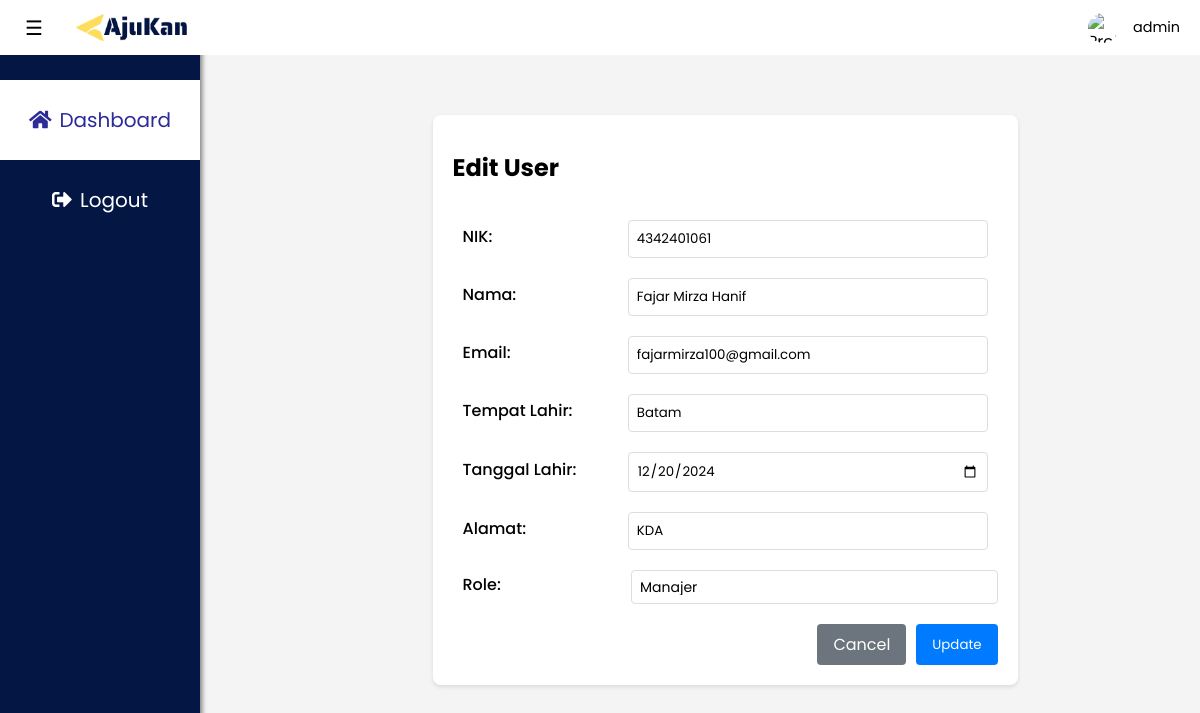
Screenshot of /views/dashboard/admin/edit_user.php?id=5 (signed in) with the database file from the repository.
### tables this page shows
CREATE TABLE `user` (
  `user_id` int(11) NOT NULL,
  `nik` varchar(20) NOT NULL,
  `nama` varchar(255) NOT NULL,
  `email` varchar(255) NOT NULL,
  `tempat_lahir` varchar(255) NOT NULL,
  `tanggal_lahir` date NOT NULL,
  `alamat` text NOT NULL,
  `password` varchar(255) NOT NULL,
  `role` enum('karyawan','manajer') NOT NULL,
  `admin_id` int(11) DEFAULT NULL,
  `foto_profil` varchar(255) DEFAULT NULL
);

### views/dashboard/admin/edit_user.php (the view, shortened to what this page needs)
<?php
$host = "localhost";
$username = "root";
$password = "";
$database = "db_ajukan";
$koneksi = mysqli_connect($host, $username, $password, $database);
$user_id = isset($_GET['id']) ? $_GET['id'] : '';
$query = "SELECT * FROM user WHERE user_id = '$user_id'";
$result = mysqli_query($koneksi, $query);
$user = mysqli_fetch_assoc($result);
?>
<!DOCTYPE html>
<html lang="en">
<head>
    <link rel="stylesheet" href="/assets/css/style.css">
    <link rel="stylesheet" href="https://cdnjs.cloudflare.com/ajax/libs/font-awesome/5.15.3/css/all.min.css">
</head>
<body>
    <nav class="navbar">
        <img class="logo" src="/assets/images/Logo_Ajukan.png" alt="Ajukan" style="width: fit-content;">
        <div class="profile">
            <img class="profile-image" src="https://web.rupa.ai/wp-content/uploads/2023/08/aruna3619_Elegant_black_and_white_profesional_photo_of_a_young__46c0ef4a-ba0a-4e23-af98-c824d9b7127d.png" alt="Profile Image">
            <p class="profile-name"><?php echo $_SESSION['session_nama']; ?></p>
        </div>
    </nav>
    <label for="toggle" class="side-toggle">&#9776;</label>
    <div class="sidebar">
        <div class="sidebar-menu">
            <a href="/views/dashboard/admin/dashboard_admin.php" class="switch-button active">
                <span class="fas fa-home"></span>
                <span class="label"> Dashboard</span>
            </a>
        </div>
        <div class="sidebar-menu">
            <a href="/views/auth/logout.php" class="switch-button">
                <span class="fas fa-sign-out-alt"></span>
                <span class="label"> Logout</span>
            </a>
        </div>
    </div>
    <div class="main-content">
        <div class="form-container">
            <h2>Edit User</h2>
            <form method="POST">
                <div class="form-group">
                    <label>NIK:</label>
                    <input type="text" name="nik" value="<?php echo htmlspecialchars($user['nik']); ?>" required>
                </div>
                <div class="form-group">
                    <label>Nama:</label>
                    <input type="text" name="nama" value="<?php echo htmlspecialchars($user['nama']); ?>" required>
                </div>
                <div class="form-group">
                    <label>Email:</label>
                    <input type="email" name="email" value="<?php echo htmlspecialchars($user['email']); ?>" required>
                </div>
                <div class="form-group">
                    <label>Tempat Lahir:</label>
                    <input type="text" name="tempat_lahir" value="<?php echo htmlspecialchars($user['tempat_lahir']); ?>" required>
                </div>
                <div class="form-group">
                    <label>Tanggal Lahir:</label>
                    <input type="date" name="tanggal_lahir" value="<?php echo htmlspecialchars($user['tanggal_lahir']); ?>" required>
                </div>
                <div class="form-group">
                    <label>Alamat:</label>
                    <input type="text" name="alamat" value="<?php echo htmlspecialchars($user['alamat']); ?>" required>
                </div>
                <div class="form-group">
                    <label>Role:</label>
                    <select name="role" required>
                        <option value="manajer" <?php echo ($user['role'] == 'manajer') ? 'selected' : ''; ?>>Manajer</option>
                    </select>
                </div>
                <div class="button-group">
                    <a href="dashboard_admin.php" class="btn-cancel">Cancel</a>
                    <button type="submit" class="btn-submit">Update</button>
                </div>
            </form>
        </div>
    </div>
</body>
</html>

### assets/css/style.css (style rules this page uses)
* { margin: 0; padding: 0; box-sizing: border-box; outline: none; font-family: "poppins", sans-serif; }
body { background-color: #f4f4f4; }
h2 { font: 18px; padding: 15px 0; }
.navbar { display: flex; position: fixed; justify-content: space-between; align-items: center; width: 100%; height: 55px; top: 0; left: 0; background-color: #fff; z-index: 2; padding-left: 4.5em; margin: 0 auto; }
.navbar img { width: 30px; height: 30px; object-fit: fill; margin-right: 10px; }
.profile { display: flex; align-items: center; gap: 5px; flex-wrap: wrap; padding-right: 20px; }
.profile-name { font-size: 0.9rem; word-break: break-word; flex: 1; }
.profile-image { width: 30px; height: 30px; object-fit: cover; border-radius: 50%; }
.navbar .profile { margin-left: auto; }
.profile-name { font-size: 0.9rem; word-break: break-word; }
.side-toggle { position: fixed; z-index: 2; top: 13px; left: 25px; float: right; font-size: 20px; cursor: pointer; }
.sidebar { position: fixed; height: 100%; width: 200px; left: 0; top: 0; padding: 80px 0 20px 0; color: #fff; background-color: #041643; box-shadow: 2px 0 5px rgba(0, 0, 0, 0.5); transition: all 0.2s ease-in-out; }
.sidebar-menu { display: flex; align-items: center; width: auto; cursor: pointer; transition: all 0.2s ease-in-out; }
.switch-button { display: flex; width: 200px; height: 80px; font-size: 20px; cursor: pointer; color: #ffffff; align-items: center; transition: all 0.2s ease-in-out; justify-content: center; text-decoration: none; gap: 8px; }
.switch-button.active { background-color: white; color: #2d2b98; }
.form-container { background-color: #fff; padding: 20px; border-radius: 8px; box-shadow: 0 2px 10px rgba(0, 0, 0, 0.1); }
.form-group { margin: 20px 0; margin-bottom: 15px; display: flex; align-items: center; margin-left: 10px; cursor: pointer; }
.form-group label { width: 250px; }
.form-group input { width: 85%; padding: 8px; box-sizing: border-box; border: 1px solid #ccc; border-radius: 4px; margin-right: 10px; display: inline-block; }
select { width: 85%; padding: 10px; font-size: 14px; border: 1px solid #ccc; border-radius: 5px; background-color: #fff; outline: none; appearance: none; resize: vertical; }
a { text-decoration: none; }
.main-content { display: flex; align-items: center; justify-content: center; min-height: 80vh; padding: 20px; margin-left: 100px; box-sizing: border-box; }
input { border: none; outline: none; }

### views/dashboard/admin/edit_user.php (style rules this page uses)
.main-content { margin-left: 250px; padding: 20px; display: flex; justify-content: center; align-items: center; height: 100vh; flex-direction: column; }
.form-container { background: white; padding: 20px; border-radius: 8px; box-shadow: 0 2px 4px rgba(0,0,0,0.1); max-width: 800px; margin: 20px auto; }
.form-group { margin-bottom: 15px; }
.form-group label { display: block; margin-bottom: 5px; font-weight: 500; }
.form-group input, .form-group select { width: 100%; padding: 8px; border: 1px solid #ddd; border-radius: 4px; }
.button-group { margin-top: 20px; display: flex; gap: 10px; justify-content: flex-end; }
.btn-submit { background: #007bff; color: white; padding: 8px 16px; border: none; border-radius: 4px; cursor: pointer; }
.btn-cancel { background: #6c757d; color: white; padding: 8px 16px; border: none; border-radius: 4px; text-decoration: none; }

### rows the page displays
user: nik "4342401061", nama "Fajar Mirza Hanif", email "fajarmirza100@gmail.com", tempat_lahir "Batam", tanggal_lahir "12/20/2024", alamat "KDA", role "Manajer"

### other values shown
$_SESSION['session_nama'] "admin"
